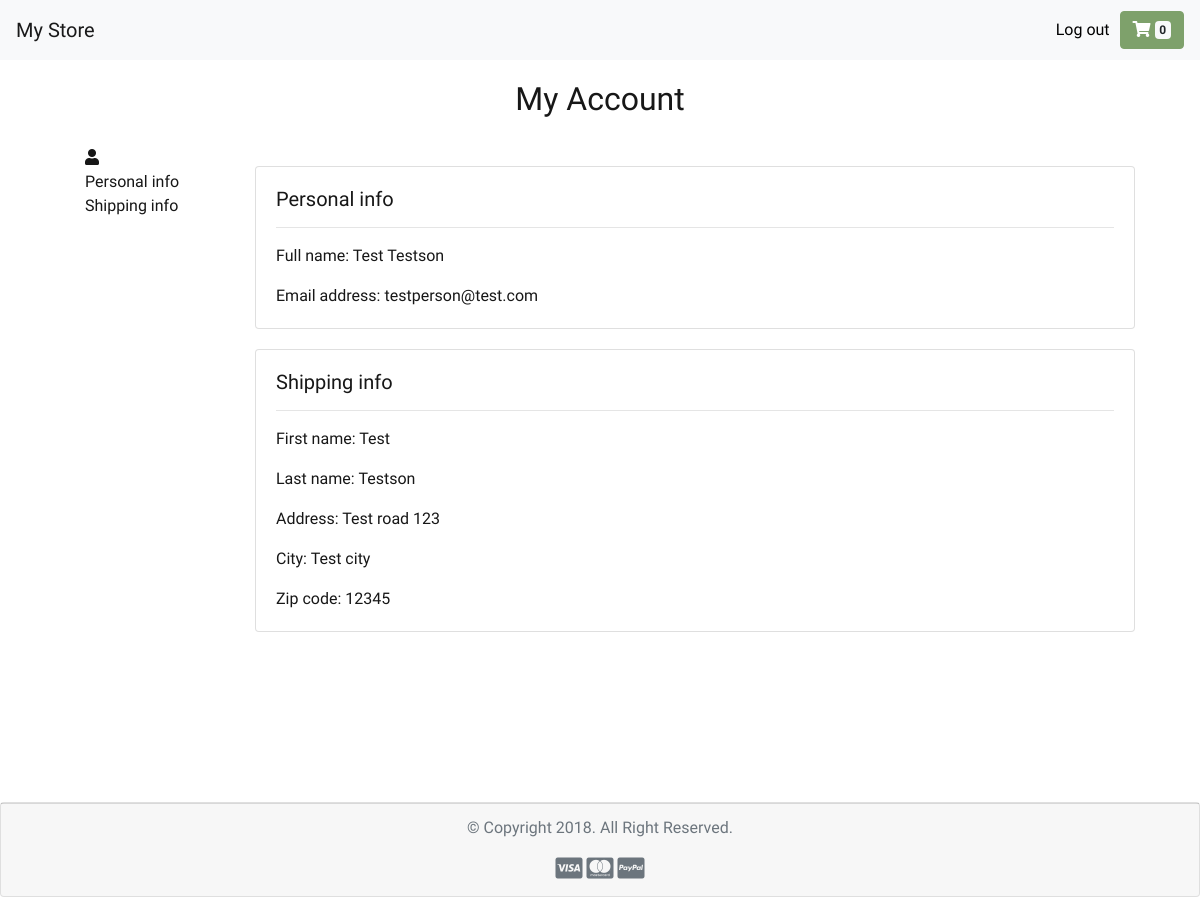
The app's page /views/useraccount.php (signed in) with its own data.
### tables this page shows
CREATE TABLE `address` (
  `first_name` varchar(50) NOT NULL,
  `last_name` varchar(50) NOT NULL,
  `email` varchar(50) NOT NULL,
  `phone` varchar(50) NOT NULL,
  `address` varchar(50) NOT NULL,
  `city` varchar(50) NOT NULL,
  `zip` varchar(50) NOT NULL,
  `id` int(255) NOT NULL,
  `user_id` int(255) NOT NULL
);

### partials/database_connection.php (called while the page is built)
<?php
function getPDO() {
	return new PDO(
	    "mysql:host=localhost;dbname=mystore;charset=utf8",
	    "root",
	    "root"
	);
}
?>

### partials/database_functions.php (called while the page is built, shortened)
<?php
require_once 'database_connection.php';
function fetchAllProductsFromCart($userId) {
	$statement = getPDO()->prepare("SELECT products.name, products.price, cart.quantity, products.id FROM orders AS cart JOIN products on products.id = cart.product_id WHERE user_id = :user_id");
	$statement->execute([
		":user_id" => $userId
	]);
	return $statement->fetchAll(PDO::FETCH_ASSOC);
}
function getUserAddress($userId) {
	$statement = getPDO()->prepare("SELECT * FROM address WHERE user_id = :user_id");
	$statement->execute([
		":user_id" => $userId
	]);
	return $statement->fetch(PDO::FETCH_ASSOC);
}
?>

### partials/functions.php (called while the page is built, shortened)
<?php
function countProductsInCart($cart) {
	$count = 0;
	if (empty($cart)) {
		return $count;
	} else {
		foreach ($cart as $product) {
			$count = $count + $product['quantity'];
		}
		return $count;
	}
}
?>

### views/useraccount.php (the view, shortened to what this page needs)
<?php
require_once '../partials/database_functions.php';
require_once '../partials/functions.php';
if (empty($_SESSION["username"])) {
	header("Location: login.php");
} else {
	$userDetailsFromDB = getUserAddress($_SESSION["username"]);
	$productsFromCart = fetchAllProductsFromCart($_SESSION["username"]);
}
?>
<!doctype html>
<html lang="en">
<head>
	<link rel="stylesheet" href="https://stackpath.bootstrapcdn.com/bootstrap/4.1.3/css/bootstrap.min.css">
	<link rel="stylesheet" type="text/css" href="../css/style.css">
	<link rel="stylesheet" href="https://use.fontawesome.com/releases/v5.3.1/css/all.css">
</head>
<body>
	<nav class="navbar navbar-expand-lg navbar-light bg-light">
		<a class="navbar-brand" href="../index.php">My Store</a>
		<?php if (isset($_SESSION["username"])) { ?>
			<a href="../partials/logout.php" id="logout-link" style="margin-left: auto;">Log out</a>
		<?php } else { ?>
			<a href="login.php" id="login-link" style="margin-left: auto;">Login / Register</a>
		<?php } ?>
		<button type="button" class="btn btn-primary btn-md" data-toggle="modal" data-target="#exampleModal" id="view-bag">
			<i class="fas fa-shopping-cart"></i> <span class="badge badge-light"><?php echo countProductsInCart($productsFromCart); ?></span>
		</button>
	</nav>
	<main>
		<div class="container">
			<section class="useraccount-page">
				<div class="useraccount-heading text-center"><h2>My Account</h2></div>
				<div class="row">
					<div class="col-md-2">
						<ul class="sidebar-information">
							<li><i class="fas fa-user"></i></li>
							<li>Personal info</li>
							<li>Shipping info</li>
						</ul>
					</div>
					<div class="col-md-10">
						<div class="card">
							<div class="card-body">
								<h5 class="card-title">Personal info</h5>
								<hr>
								<p class="card-text">Full name: <?php echo $userDetailsFromDB["first_name"] . " " . $userDetailsFromDB["last_name"];?></p>
								<p class="card-text">Email address: <?php echo $userDetailsFromDB["email"];?></p>
							</div>
						</div>
						<div class="card">
							<div class="card-body">
								<h5 class="card-title">Shipping info</h5>
								<hr>
								<p class="card-text">First name: <?php echo $userDetailsFromDB["first_name"];?></p>
								<p class="card-text">Last name: <?php echo $userDetailsFromDB["last_name"];?></p>
								<p class="card-text">Address: <?php echo $userDetailsFromDB["address"];?></p>
								<p class="card-text">City: <?php echo $userDetailsFromDB["city"];?></p>
								<p class="card-text">Zip code: <?php echo $userDetailsFromDB["zip"];?></p>
							</div>
						</div>
					</div>
				</div>
			</section>
		</div>
	</main>
	<footer>
		<div class="card text-center">
			<div class="card-footer text-muted">
				<p class="card-text">© Copyright 2018. All Right Reserved.</p>
				<div class="payment-methods-icons">
					<i class="fab fa-cc-visa"></i>
					<i class="fab fa-cc-mastercard"></i>
					<i class="fab fa-cc-paypal"></i>
				</div>
			</div>
		</div>
	</footer>
</body>
</html>

### css/style.css (style rules this page uses)
body { font-family: 'Niramit', sans-serif; color: #171717; }
h2, h3, h4, h5 { color: #171717; }
.login-page-heading, .useraccount-heading, .thankyou-heading, .product-gallery-heading, .shopping-cart-heading, .checkout-page-heading, .overview-heading, .shipping-details-heading { padding-bottom: 20px; padding-top: 20px; }
#login-link, #logout-link { padding: 10px; }
ul { list-style: none; }
a { color: black; }
.sidebar-information { list-style: none; }
.useraccount-page { padding-bottom: 150px; }
.useraccount-page .card { margin: 20px; }
.btn { background-color: #7EA16B; border-color: #7EA16B; }
.payment-methods-icons i { font-size: 1.5em; }

### records on screen
address: first_name "Test", last_name "Testson", email "testperson@test.com", address "Test road 123", city "Test city", zip "12345"

### other values on screen
countProductsInCart($productsFromCart) "0"
